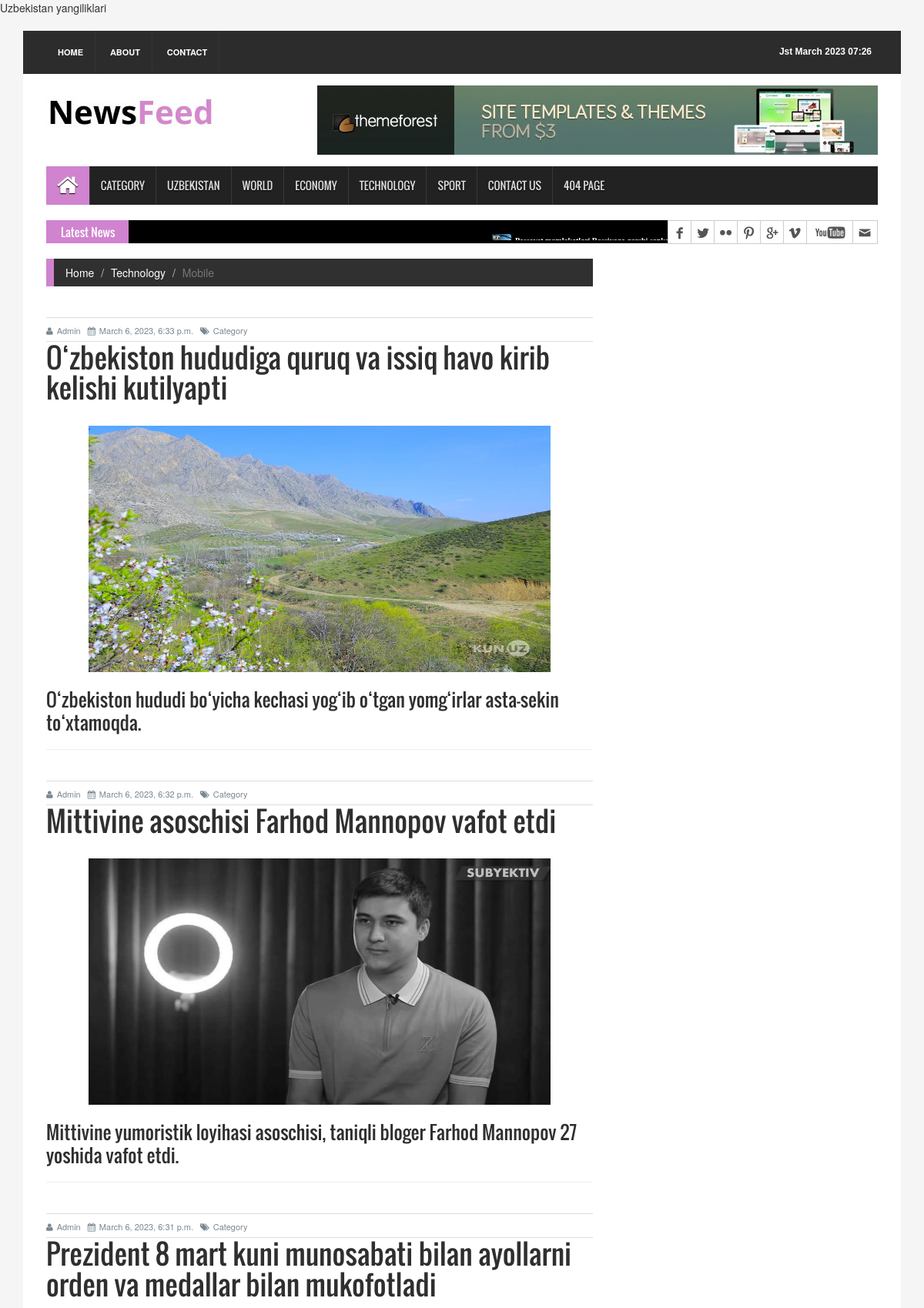
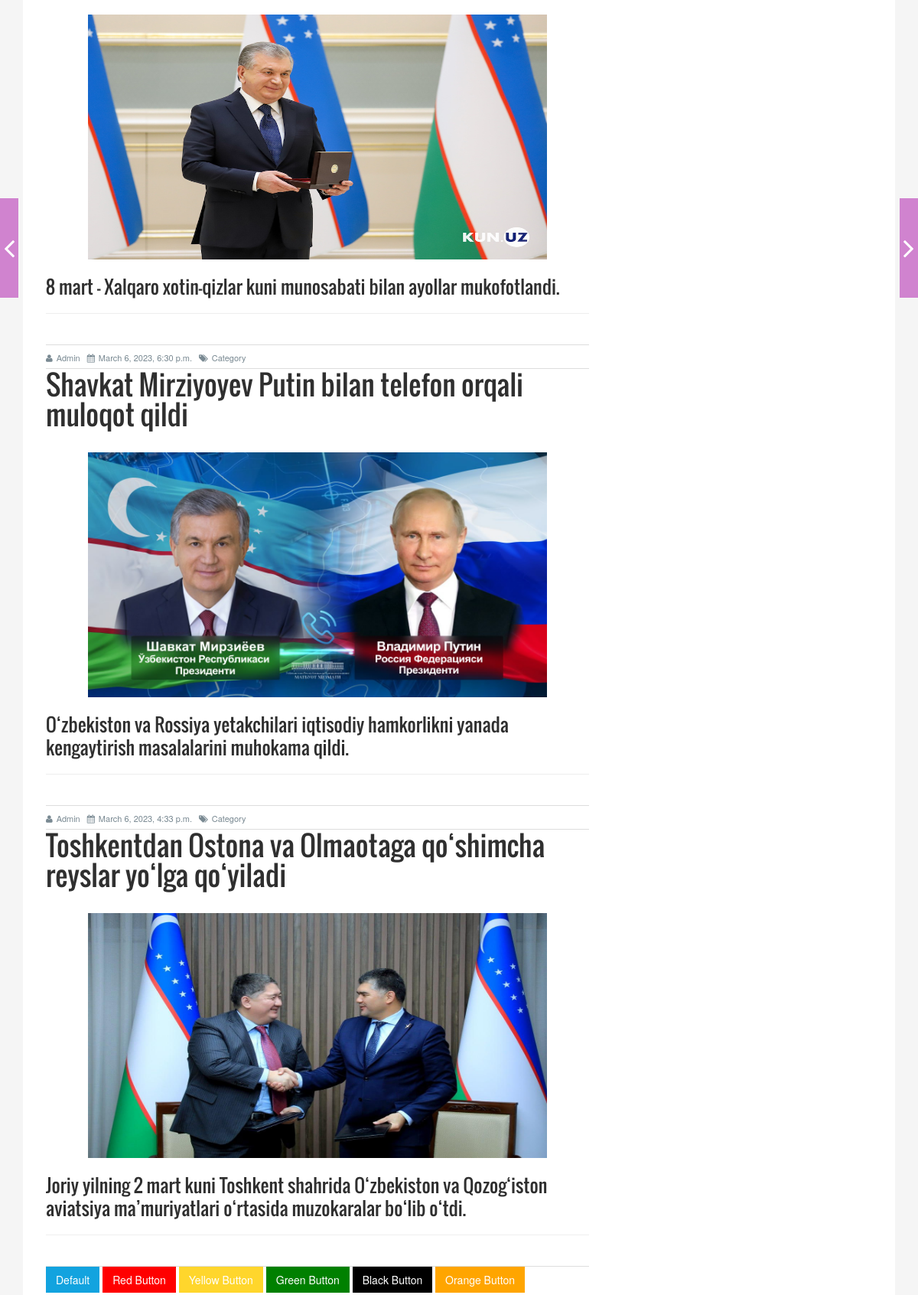
Screenshot of /uzbekistan/ (upper part) with the database file from the repository (2 pictures, top to bottom).
### apps/models.py (models this page shows, shortened)
class News(models.Model):
    class Status(models.TextChoices):
        Draft = 'DF' , 'Draft'
        Public = 'PB','Public'
    title = models.CharField(max_length=256)
    slug = models.CharField(max_length=512)
    body = models.TextField()
    image = models.ImageField()
    category = models.ForeignKey(Category , on_delete=models.CASCADE)
    publish = models.DateTimeField(default=timezone.now)
    created = models.DateTimeField(auto_now_add=True)
    updated = models.DateTimeField(auto_now=True)
    status = models.CharField(max_length=256 , choices=Status.choices , default=Status.Draft)
    objects = models.Manager()
    published = PublishedMeneger()
    class Meta:
        ordering = ["-publish"]

### apps/views.py (the view)
# urls.py: path('uzbekistan/' , Uzbekistan.as_view() , name='uzbekistan_page'),
class Uzbekistan(ListView):
    model = News
    template_name = 'ctg_page/uzbekistan.html'
    context_object_name = 'uzbekistan_news'
    def get_queryset(self):
        context  = News.published.all().filter(category__direction='uzbekistan').order_by('-pk')
        return context

### apps/custom_context.py (called while the page is built)
def latest_news(requests):
    latest_news = News.published.all().order_by("-publish")
    category_list = Category.objects.all()
    context = {
        "latest_news":latest_news ,
        "category_list": category_list,
    }
    return context

### apps/models.py (called while the page is built)
    def get_queryset(self):
        return super().get_queryset().filter(status=News.Status.Public)

### templates/ctg_page/uzbekistan.html (shortened to what this page needs)
{% extends 'base.html' %}
{% block content %}
{% load static %}
{% block title %} Uzbekistan yangiliklari {% endblock title %}
<div class="container">
{% include 'partial/header.html' %}
<section id="contentSection">
    <div class="row">
      <div class="col-lg-8 col-md-8 col-sm-8">
        <div class="left_content">
          <div class="single_page">
            <ol class="breadcrumb">
              <li><a href="{% url 'home' %}">Home</a></li>
              <li><a href="">Technology</a></li>
              <li class="active">Mobile</li>
            </ol>
            <div>
              {% for news in uzbekistan_news %}
              <div class="post_commentbox"> <a href=""><i class="fa fa-user"></i>Admin</a> <span><i class="fa fa-calendar"></i>{{ news.publish }}</span> <a href="#"><i class="fa fa-tags"></i>Category</a> </div>
                <h1><a href="{% url 'view' news.pk %}">{{ news.title }}</a></h1>
              <a href="{% url 'view' news.pk %}">
                <div class="single_page_content"> <img class="img-center" src="{{ news.image.url }}" alt="" style="width: 600px; height: 320px;"></a>
                  <h3><a href="{% url 'view' news.pk %}">{{ news.slug }}</a></h3>
                  <hr>
                  {% endfor %}
            </div>
              <button class="btn default-btn">Default</button>
              <button class="btn btn-red">Red Button</button>
              <button class="btn btn-yellow">Yellow Button</button>
              <button class="btn btn-green">Green Button</button>
              <button class="btn btn-black">Black Button</button>
              <button class="btn btn-orange">Orange Button</button>
            </div>
          </div>
        </div>
      </div>
      <nav class="nav-slit"> <a class="prev" href="#"> <span class="icon-wrap"><i class="fa fa-angle-left"></i></span>
        </a> <a class="next" href="#"> <span class="icon-wrap"><i class="fa fa-angle-right"></i></span>
        </a> </nav>
    </div>
  {% include 'partial/footer.html' %}
{% endblock content %}

### templates/partial/header.html (shortened to what this page needs)
{% extends 'base.html' %}
{% block content %}
{% load static %}
<header id="header">
    <div class="row">
      <div class="col-lg-12 col-md-12 col-sm-12">
        <div class="header_top">
          <div class="header_top_left">
            <ul class="top_nav">
              <li><a href="{% url 'home' %}">Home</a></li>
              <li><a href="{% url 'view' latest_news.0.pk %}">About</a></li>
              <li><a href="{% url 'contact' %}">Contact</a></li>
            </ul>
          </div>
          <div class="header_top_right">
            <p>{% now "JS F Y H:i" %}</p>
          </div>
        </div>
      </div>
      <div class="col-lg-12 col-md-12 col-sm-12">
        <div class="header_bottom">
          <div class="logo_area"><a href="{% url 'home' %}" class="logo"><img src="{% static 'images/logo.jpg' %}" alt=""></a></div>
          <div class="add_banner"><a href="#"><img src="{% static 'images/addbanner_728x90_V1.jpg' %}" alt=""></a></div>
        </div>
      </div>
    </div>
  </header>
<section id="navArea">
    <nav class="navbar navbar-inverse" role="navigation">
      <div id="navbar" class="navbar-collapse collapse">
        <ul class="nav navbar-nav main_nav">
          <li class="active"><a href="{% url 'home' %}"><span class="fa fa-home desktop-home"></span><span class="mobile-show">Home</span></a></li>
          <li class="dropdown"> <a href="#" class="dropdown-toggle" data-toggle="dropdown" role="button" aria-expanded="false">Category</a>
          </li>
          <li><a href="{% url 'uzbekistan_page' %}">Uzbekistan</a></li>
          <li><a href="{% url 'world_page' %}">World</a></li>
          <li><a href="{% url 'economy_page' %}">Economy</a></li>
          <li><a href="{% url 'technology_page' %}">Technology</a></li>
          <li><a href="{% url 'sport_page' %}">Sport</a></li>
          <li><a href="{% url 'contact' %}">Contact Us</a></li>
          <li><a href="{% url 'error' %}">404 Page</a></li>
        </ul>
      </div>
    </nav>
  </section>
  <section id="newsSection">
    <div class="row">
      <div class="col-lg-12 col-md-12">
        <div class="latest_newsarea"><span>Latest News</span>
          <ul id="ticker01" class="newsticker">
            {% for i in latest_news %}
            <li><a href=""><img src="{{ i.image.url }}" alt="">{{ i.title }}</a></li>
            {% endfor %}
          </ul>
          <div class="social_area">
            <ul class="social_nav">
              <li class="facebook"><a href="#"></a></li>
              <li class="twitter"><a href="#"></a></li>
              <li class="flickr"><a href="#"></a></li>
              <li class="pinterest"><a href="#"></a></li>
              <li class="googleplus"><a href="#"></a></li>
              <li class="vimeo"><a href="#"></a></li>
              <li class="youtube"><a href="#"></a></li>
              <li class="mail"><a href="#"></a></li>
            </ul>
          </div>
        </div>
      </div>
    </div>
  </section>
{% endblock content %}

### static/css/li-scroller.css (style rules this page uses)
ul.newsticker { position:relative; left:750px; font:bold 10px Verdana; list-style-type:none; margin:0; padding:0 }
ul.newsticker li { float:left; margin:0; padding:0 }
ul.newsticker a { white-space:nowrap; padding:0; color:#fff; margin:0 50px 0 0 }
ul.newsticker a > img { height:20px; margin-right:5px; width:25px }

### static/css/theme.css (style rules this page uses)
.navbar-inverse .navbar-nav > .active > a, .navbar-inverse .navbar-nav > .active > a:hover, .navbar-inverse .navbar-nav > .active > a:focus { background-color:#d083cf }
.latest_newsarea span { background:none repeat scroll 0 0 #d083cf }
.breadcrumb { border-left:10px solid #d083cf }
.single_page_content h2, .single_page_content h3, .single_page_content h4, .single_page_content h5, .single_page_content h6 { color:#d083cf }
.nav-slit .icon-wrap { background-color:#d083cf }

### rows the page displays
News: image (picture)
News: publish "March 6, 2023, 6:33 p.m.", title "O‘zbekiston hududiga quruq va issiq havo kirib kelishi kutilyapti", image (picture), slug "O‘zbekiston hududi bo‘yicha kechasi yog‘ib o‘tgan yomg‘irlar asta-sekin to‘xtamoqda."
News: publish "March 6, 2023, 6:32 p.m.", title "Mittivine asoschisi Farhod Mannopov vafot etdi", image (picture), slug "Mittivine yumoristik loyihasi asoschisi, taniqli bloger Farhod Mannopov 27 yoshida vafot etdi."
News: publish "March 6, 2023, 6:31 p.m.", title "Prezident 8 mart kuni munosabati bilan ayollarni orden va medallar bilan mukofotladi", image (picture), slug "8 mart – Xalqaro xotin-qizlar kuni munosabati bilan ayollar mukofotlandi."
News: publish "March 6, 2023, 6:30 p.m.", title "Shavkat Mirziyoyev Putin bilan telefon orqali muloqot qildi", image (picture), slug "O‘zbekiston va Rossiya yetakchilari iqtisodiy hamkorlikni yanada kengaytirish masalalarini muhokama qildi."
News: publish "March 6, 2023, 4:33 p.m.", title "Toshkentdan Ostona va Olmaotaga qo‘shimcha reyslar yo‘lga qo‘yiladi", image (picture), slug "Joriy yilning 2 mart kuni Toshkent shahrida O‘zbekiston va Qozog‘iston aviatsiya ma’muriyatlari o‘rtasida muzokaralar bo‘lib o‘tdi."
